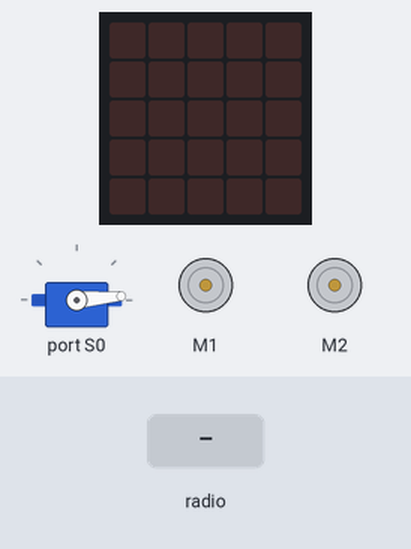
A program run on a simulated BBC micro:bit (MakeCode). Shown: servo, 2 × DC motor (green arrow = forward, orange = backward, longer = faster), the board's 5×5 LED display. Inputs (shaded band) come from the test bench.

Above: at 1.2 s.
1.3 s: radio message "radlice=1" arrives
At 3.1 s:
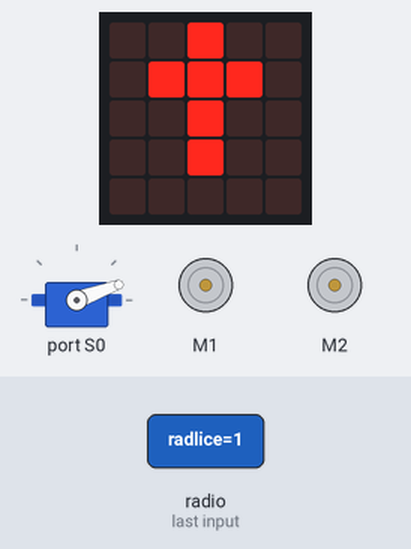
4.3 s: radio message "x=100" arrives
At 4.6 s:
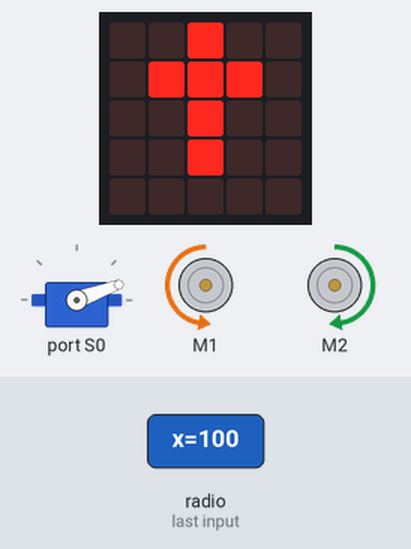
5.8 s: radio message "y=100" arrives
At 6.6 s:
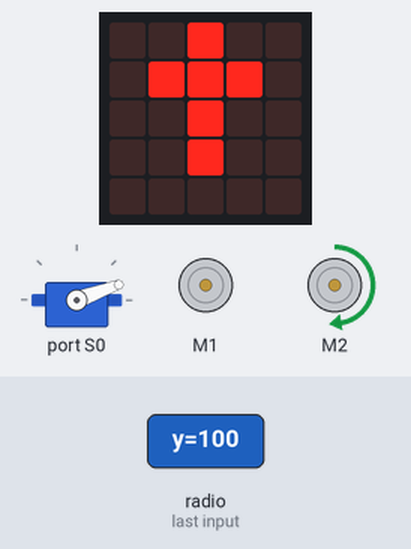
7.3 s: radio message "x=1" arrives
At 8.3 s:
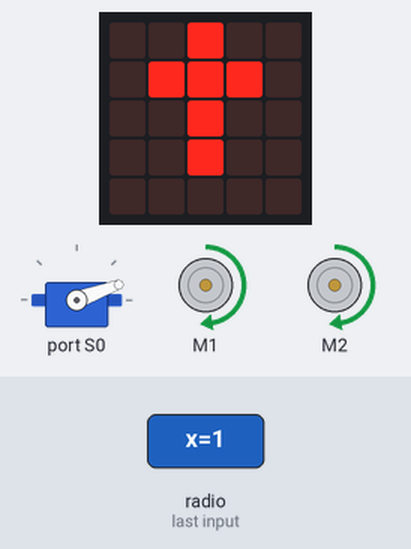
Timing chart, 0 to 9.8 s (numbered marks = the images above; inputs shaded):
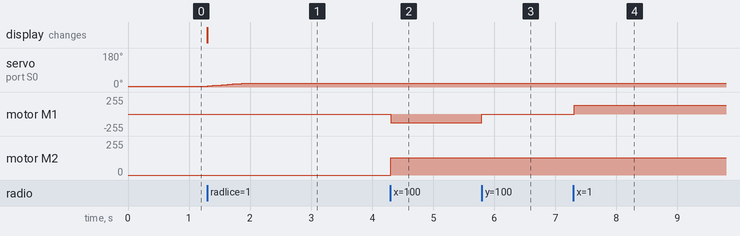

Measured:
- after the input at 1.3 s, servo on port S0: moves from 5° to 20° over 0.58 s, starting at once; the display: changes at once (image 1)
- after the input at 4.3 s, motor M1: stopped → backward 128/255 at once; motor M2: stopped → forward 128/255 at once
- after the input at 5.8 s, motor M1: backward 128/255 → stopped at once
- after the input at 7.3 s, motor M1: stopped → forward 128/255 at once

The program:

main.ts
```typescript
radio.onReceivedValue(function (name, value) {
    if (name == "x") {
        xValue = value
    }
    if (name == "y") {
        yValue = value
    }
    if (name == "radlice") {
        pohyb_radlice = value
        if (pohyb_radlice == 1) {
            basic.showLeds(`
                . . # . .
                . # # # .
                . . # . .
                . . # . .
                . . . . .
                `)
        }
        if (pohyb_radlice == -1) {
            basic.showLeds(`
                . . . . .
                . . # . .
                . . # . .
                . # # # .
                . . # . .
                `)
        }
    }
})
let pravy = 0
let levy = 0
let yValue = 0
let xValue = 0
let pohyb_radlice = 0
radio.setGroup(1)
let radlice = 10
pohyb_radlice = 0
wuKong.setServoAngle(wuKong.ServoTypeList._360, wuKong.ServoList.S0, radlice)
basic.forever(function () {
    levy = yValue - xValue
    pravy = yValue + xValue
    wuKong.setMotorSpeed(wuKong.MotorList.M1, Math.constrain(levy, -50, 50))
    wuKong.setMotorSpeed(wuKong.MotorList.M2, Math.constrain(pravy, -50, 50))
    if (radlice >= 0) {
        radlice = radlice + pohyb_radlice * 1
    } else {
        radlice = 0
    }
    if (radlice >= 40) {
        radlice = 40
    }
    wuKong.setServoAngle(wuKong.ServoTypeList._360, wuKong.ServoList.S0, radlice)
})
```

test.ts
```typescript
// Tady jsou testy. Při použití tohoto balíčku jako rozšíření nebude zkompilováno.
```
